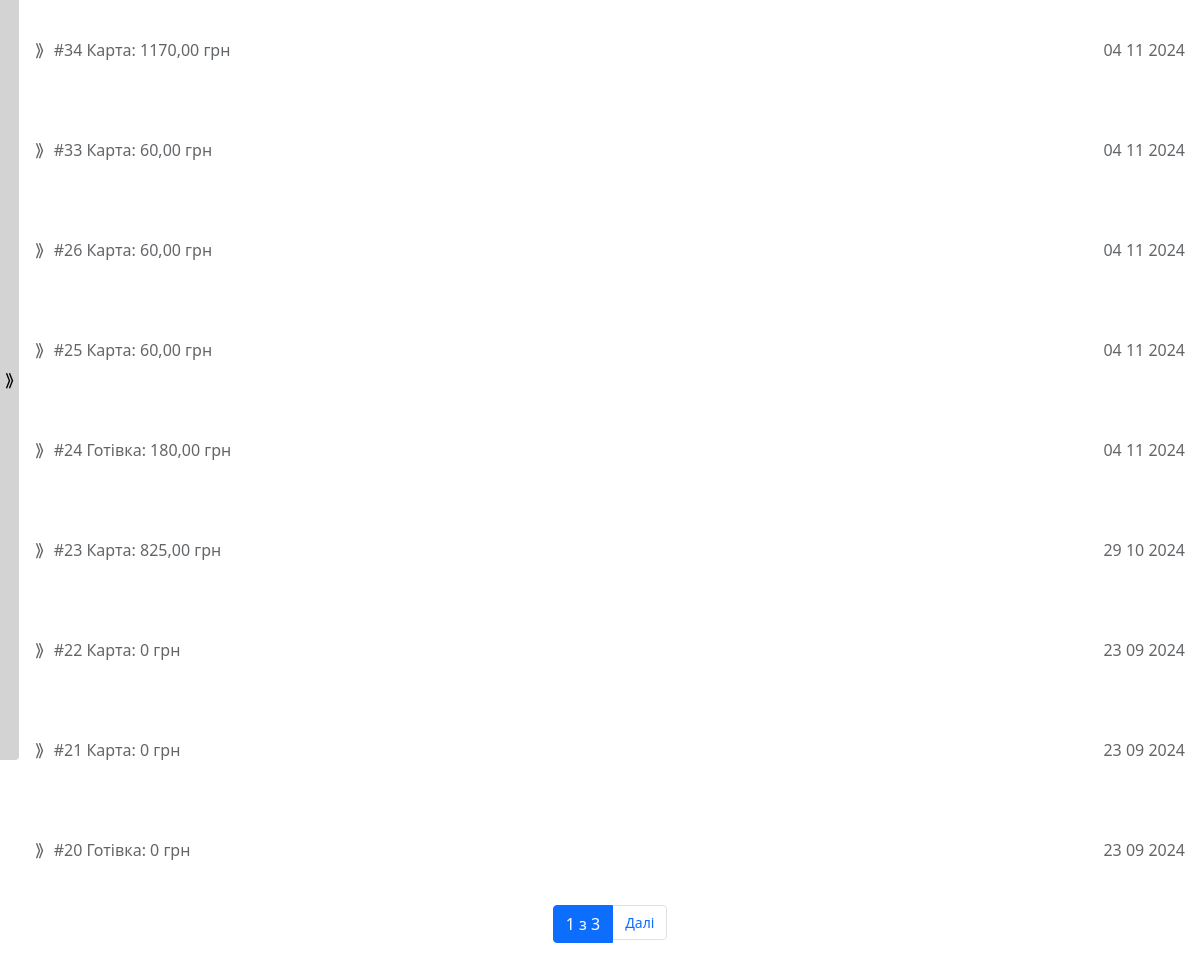
The page / on the database its author committed.
### main_statistic/models.py (models this page shows, shortened)
class Payment(models.Model):
    PAYMENT_METHOD_CHOICES = [
        ("готівка", "Готівка"),
        ("карта", "Карта"),
    ]
    products = models.ManyToManyField("Product", through="PaymentProduct")
    payment_method = models.CharField(
        max_length=10, choices=PAYMENT_METHOD_CHOICES, null=False
    )
    payment_date = models.DateField(default=timezone.now)
    is_active = models.BooleanField(default=True)
    class Meta:
        ordering = ["-id"]

### main_statistic/views.py (the view)
# urls.py: path("", PaymentListView.as_view(), name="main_statistic"),
class PaymentListView(ListView):
    model = Payment
    template_name = "statistic/main_page.html"
    context_object_name = "payments"
    paginate_by = 9
    def get_queryset(self) -> list[Payment]:
        queryset = Payment.objects.filter(is_active=True).prefetch_related(
            "payment_products__product"
        )
        date: str = self.request.GET.get("date")  # Отримуємо дату з запиту.
        if date:
            queryset = queryset.filter(payment_date=date)  # Фільтруємо за датою.
        return queryset
    def get_context_data(self, **kwargs: Any) -> dict[str, Any]:
        context = super().get_context_data(**kwargs)
        payments = context["payments"]
        if self.request.GET.get("date"):
            form = CalendarForm(self.request.GET)
        else:
            form = CalendarForm()
        context["form"] = form
        if form.is_valid():
            selected_date = form.cleaned_data["date"]  # Вибрана дата з форми.
        else:
            selected_date = timezone.now().date()  # Поточна дата, якщо форма недійсна.
        context["daily_income"] = self.calculate_daily_income(selected_date)
        context["weekly_income"] = self.calculate_weekly_income(selected_date)
        context["monthly_income"] = self.calculate_monthly_income(selected_date)
        if form.is_valid():
            date = form.cleaned_data["date"]
            purchases = Payment.objects.filter(
                payment_date=date, is_active=True
            )  # Фільтруємо покупки за датою.
            context["purchases"] = purchases
        for payment in payments:
            total_payment_sum: float = sum(
                payment_product.quantity * payment_product.product.price
                for payment_product in payment.payment_products.all()
            )
            payment.total_payment_sum = (
                total_payment_sum  # Додаємо загальну суму платежу до об'єкта.
            )
        return context
    @staticmethod
    def calculate_daily_income(date: Any) -> float:
        return (
            Payment.objects.filter(payment_date=date, is_active=True).aggregate(
                total=Sum(
                    F("payment_products__quantity")
                    * F("payment_products__product__price")
                )
            )["total"]
            or 0.0
        )  # Повертаємо загальний дохід або 0, якщо даних немає.
    @staticmethod
    def calculate_weekly_income(date: Any) -> float:
        start_of_week: Any = date - timedelta(days=date.weekday())  # Початок тижня.
        end_of_week: Any = start_of_week + timedelta(days=6)  # Кінець тижня.
        return (
            Payment.objects.filter(
                payment_date__range=[start_of_week, end_of_week], is_active=True
            ).aggregate(
                total=Sum(
                    F("payment_products__quantity")
                    * F("payment_products__product__price")
                )
            )[
                "total"
            ]
            or 0.0
        )  # Повертаємо загальний дохід або 0, якщо даних немає.
    @staticmethod
    def calculate_monthly_income(date: Any) -> float:
        return (
            Payment.objects.filter(
                payment_date__year=date.year,
                payment_date__month=date.month,
                is_active=True,
            ).aggregate(
                total=Sum(
                    F("payment_products__quantity")
                    * F("payment_products__product__price")
                )
            )[
                "total"
            ]
            or 0.0
        )  # Повертаємо загальний дохід або 0, якщо даних немає.

### main_statistic/templates/statistic/main_page.html (shortened to what this page needs)
{% extends 'statistic/../base.html' %}
{% block content %}
    <div class="main_notice_board">
        {% for payment in payments %}
            <div class="notice_board" onclick="toggleDetails(this)">
                <div class="notice_board_left">
                    <span class="toggle-icon">⟫</span>
                    <span>#{{ payment.pk }} {{ payment.payment_method|capfirst }}: {{ payment.total_payment_sum }} грн</span>
                </div>
                <div class="notice_board_right">
                    <span>{{ payment.payment_date|date:"d m Y" }}</span>
                </div>
            </div>
        {% endfor %}
    </div>
    {% include 'includes/pagination.html' %}
{% endblock %}

### main_statistic/templates/base.html (shortened to what this page needs)
<!DOCTYPE html>
<html lang="uk">
<head>
    {% load static %}
    <link href="https://cdn.jsdelivr.net/npm/bootstrap@5.0.2/dist/css/bootstrap.min.css" rel="stylesheet"
>
    <link rel="stylesheet" href="{% static 'css/statistic_main.css' %}">
    <link rel="stylesheet" href="{% static 'css/statistic_aside.css' %}">
</head>
<body>
{% include 'statistic/../includes/sidebar.html' %}
<main style="padding: 0">
    {% block content %}{% endblock %}
</main>
</body>
</html>

### main_statistic/templates/includes/sidebar.html (shortened to what this page needs)
<div class="sidebar-container">
    <button class="toggle-btn" onclick="toggleSidebar()">⟫</button>
</div>

### main_statistic/templates/includes/pagination.html (shortened to what this page needs)
{% if is_paginated %}
    <nav aria-label="Page navigation">
        <ul class="pagination justify-content-center">
            <li class="page-item active"><span
                    class="page-link">{{ page_obj.number }} з {{ paginator.num_pages }}</span></li>
            {% if page_obj.has_next %}
                <li class="page-item">
                    <a class="page-link" href="?page={{ page_obj.next_page_number }}">Далі</a>
                </li>
            {% endif %}
        </ul>
    </nav>
{% endif %}

### static/css/statistic_main.css (style rules this page uses)
body { margin: 0; display: flex; }
nav { display: flex; flex-direction: column; padding: 5px; }
nav a { margin-bottom: 10px; text-decoration: none; }
main { flex: 1; padding: 20px; }
.notice_board { height: 100px; display: flex; justify-content: space-between; align-items: center; border-radius: 5px; padding: 0 15px; opacity: 0.7; cursor: pointer; transition: opacity 0.3s, background-color 0.3s; }
.notice_board_left { height: 100px; display: flex; align-items: center; }
.notice_board_right { height: 100px; margin-left: auto; display: flex; align-items: center; }
.toggle-icon { margin-right: 10px; }
.main_notice_board { display: flex; flex-direction: column; }

### static/css/statistic_aside.css (style rules this page uses)
.sidebar-container { height: 95vh; position: relative; }
nav { display: flex; flex-direction: column; }
nav a { margin-bottom: 10px; text-decoration: none; color: #495057; font-size: 14px; padding: 5px 0; }
.toggle-btn { position: absolute; height: 100%; transform: translateY(-100%); border: none; border-bottom-right-radius: 4px; background-color: lightgray; cursor: pointer; padding: 5px; opacity: 0.3; transition: opacity 1s; }

### rows shown on the page
Payment: pk "34", payment_method "Карта", total_payment_sum "1170,00", payment_date "04 11 2024"
Payment: pk "33", payment_method "Карта", total_payment_sum "60,00", payment_date "04 11 2024"
Payment: pk "26", payment_method "Карта", total_payment_sum "60,00", payment_date "04 11 2024"
Payment: pk "25", payment_method "Карта", total_payment_sum "60,00", payment_date "04 11 2024"
Payment: pk "24", payment_method "Готівка", total_payment_sum "180,00", payment_date "04 11 2024"
Payment: pk "23", payment_method "Карта", total_payment_sum "825,00", payment_date "29 10 2024"
Payment: pk "22", payment_method "Карта", total_payment_sum "0", payment_date "23 09 2024"
Payment: pk "21", payment_method "Карта", total_payment_sum "0", payment_date "23 09 2024"
Payment: pk "20", payment_method "Готівка", total_payment_sum "0", payment_date "23 09 2024"

### other values the page prints
{{ page_obj.number }} "1"
{{ paginator.num_pages }} "3"
